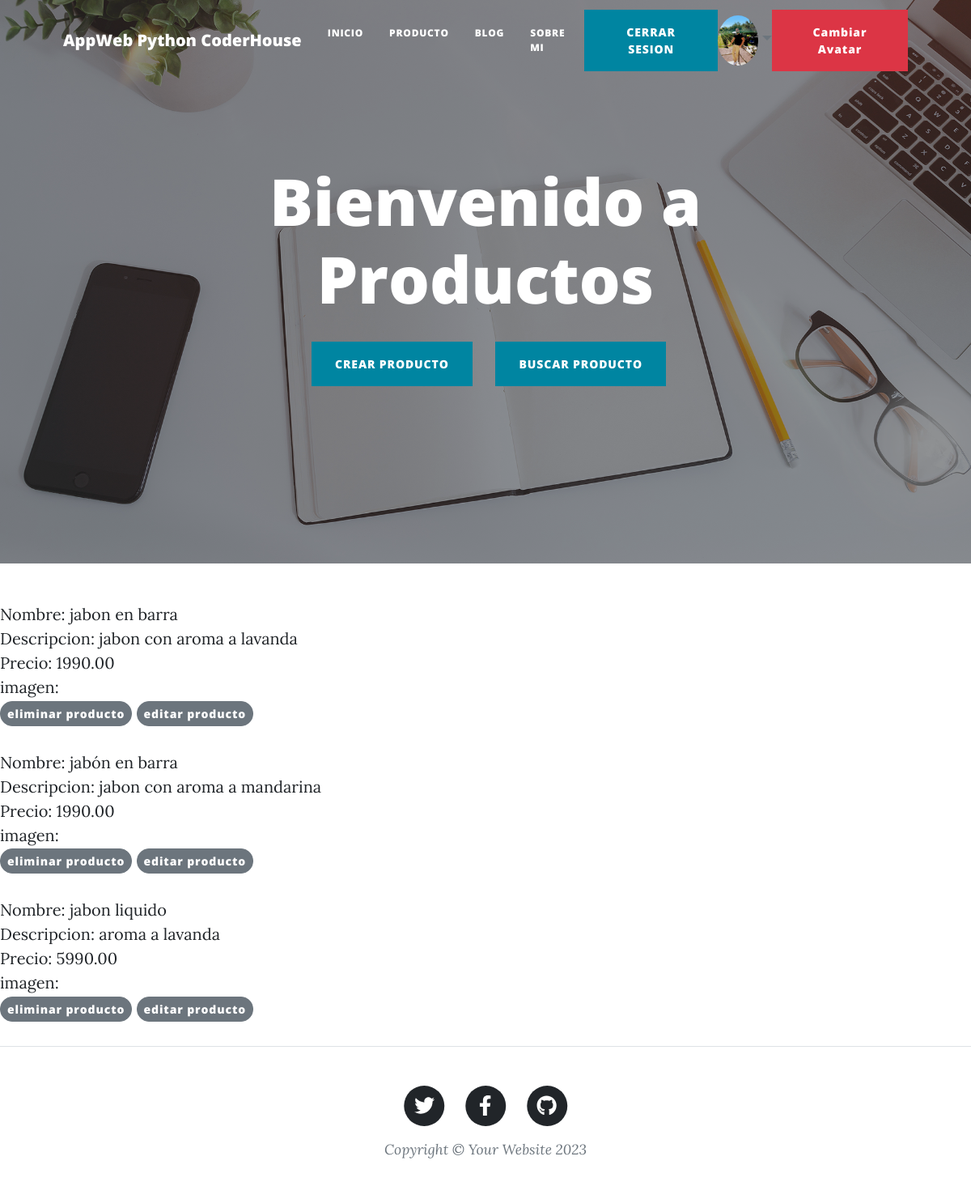
Page /appweb/Producto/ (signed in) on the committed database.
### appweb/models.py (models this page shows, shortened)
class Avatar(models.Model):
    user = models.ForeignKey(User, on_delete=models.CASCADE)
    imagen = models.ImageField(upload_to='avatares', null=True, blank = True)

class Producto(models.Model):
    nombre = models.CharField(max_length=100)
    descripcion = models.TextField()
    precio = models.DecimalField(max_digits=10, decimal_places=2)
    stock = models.PositiveIntegerField()
    imagen = models.ImageField(upload_to='producto', null=True)

### appweb/views.py (the view)
# urls.py: path('Producto/',producto,name="Producto"),
def producto(request):
    todos = Producto.objects.all()
    return render(request, "appweb/producto.html",{"producto": todos})

### appweb/templates/appweb/producto.html
{% extends 'appweb/padre.html' %}
{% block titulo %}
Bienvenido a Productos
<br>
<a class="btn btn-primary text-uppercase ms-2" href="{% url 'registroProducto' %}">Crear Producto</a>
<a class="btn btn-primary text-uppercase ms-2" href="{% url 'buscarProducto' %}">buscar Producto</a>
{% endblock %}
{% block contenido %}
{% for Producto in producto %}
    <li style="list-style: none;">
        Nombre: {{Producto.nombre}} <br> Descripcion: {{Producto.descripcion}} <br> Precio: {{Producto.precio}} <br> imagen: {{Producto.imagen}} <br>
        <a href="{% url 'borrarProducto' Producto.id %}"><button style="border-radius: 15px;" type="button" class="btn btn-secondary btn-sm" >eliminar producto</button></a>
        <a href="{% url 'editarProducto' Producto.nombre %}"><button style="border-radius: 15px;" type="button" class="btn btn-secondary btn-sm" >editar producto</button></a>
    </li>
    <br>
{% endfor %}
{% endblock %}

### appweb/templates/appweb/padre.html (shortened to what this page needs)
<!DOCTYPE html>
<html lang="en">
    <head>
        {% load static %}
        <link href="{% static 'appweb/css/styles.css' %}" rel="stylesheet" />
    </head>
    <body>
        <nav class="navbar navbar-expand-lg navbar-light" id="mainNav">
            <div class="container px-4 px-lg-5">
                <a class="navbar-brand" href="{% url 'Inicio'%}">AppWeb Python CoderHouse</a>
                <div class="collapse navbar-collapse" id="navbarResponsive">
                        <ul class="navbar-nav ms-auto py-4 py-lg-0">
                            <li class="nav-item"><a class="nav-link px-lg-3 py-3 py-lg-4" href="{% url 'Inicio' %}" >Inicio</a></li>
                            <li class="nav-item"><a class="nav-link px-lg-3 py-3 py-lg-4" href="{% url 'Producto' %}">Producto</a></li>
                            <li class="nav-item"><a class="nav-link px-lg-3 py-3 py-lg-4" href="{% url 'agregarComenterio' %}">Blog</a></li>
                            <li class="nav-item"><a class="nav-link px-lg-3 py-3 py-lg-4" href="contact.html">Sobre Mi</a></li>
                        </ul>
                        {% if request.user.is_authenticated %}
                            <a class="btn btn-primary text-uppercase ms-2" href="{% url 'Logout' %}">Cerrar Sesion</a>
                            {% if request.user.avatar_set.exists %}
                                <a class="nav-link dropdown-toggle text-muted waves-effect waves-dark pro-pic" href="" data-toggle="dropdown" aria-haspopup="true" aria-expanded="false"><img  src="{{ request.user.avatar_set.first.imagen.url }}" alt="Avatar de {{ request.user.username }}" class="rounded-circle" width="50"></a>
                                <a class="btn btn-danger" href="{% url 'AgregarAvatar' %}">Cambiar Avatar</a>
                            {% endif %}
                    {% else %}
                    <a class="btn btn-primary text-uppercase ms-2" href="{% url 'Register' %}">Registro</a>
                    <a class="btn btn-primary text-uppercase ms-2" href="{% url 'Login' %}">Iniciar Sesion</a>
                    {% endif %}
                </div>
            </div>
        </nav>
        <header class="masthead" style="background-image: url('assets/img/home-bg.jpg')">
            <div class="container position-relative px-4 px-lg-5">
                <div class="row gx-4 gx-lg-5 justify-content-center">
                    <div class="col-md-10 col-lg-8 col-xl-7">
                        <div class="site-heading">
                            <h1>
                                {% block titulo %}
                                {% endblock %}
                            </h1>
                        </div>
                    </div>
                </div>
            </div>
        </header>
        {% block contenido %}
        {% endblock %}
        <footer class="border-top">
            <div class="container px-4 px-lg-5">
                <div class="row gx-4 gx-lg-5 justify-content-center">
                    <div class="col-md-10 col-lg-8 col-xl-7">
                        <ul class="list-inline text-center">
                            <li class="list-inline-item">
                                <a href="#!">
                                    <span class="fa-stack fa-lg">
                                        <i class="fas fa-circle fa-stack-2x"></i>
                                        <i class="fab fa-twitter fa-stack-1x fa-inverse"></i>
                                    </span>
                                </a>
                            </li>
                            <li class="list-inline-item">
                                <a href="#!">
                                    <span class="fa-stack fa-lg">
                                        <i class="fas fa-circle fa-stack-2x"></i>
                                        <i class="fab fa-facebook-f fa-stack-1x fa-inverse"></i>
                                    </span>
                                </a>
                            </li>
                            <li class="list-inline-item">
                                <a href="#!">
                                    <span class="fa-stack fa-lg">
                                        <i class="fas fa-circle fa-stack-2x"></i>
                                        <i class="fab fa-github fa-stack-1x fa-inverse"></i>
                                    </span>
                                </a>
                            </li>
                        </ul>
                        <div class="small text-center text-muted fst-italic">Copyright &copy; Your Website 2023</div>
                    </div>
                </div>
            </div>
        </footer>
    </body>
</html>

### rows in the picture
Producto: nombre "jabon en barra", descripcion "jabon con aroma a lavanda", precio "1990.00"
Producto: nombre "jabón en barra", descripcion "jabon con aroma a mandarina", precio "1990.00"
Producto: nombre "jabon liquido", descripcion "aroma a lavanda", precio "5990.00"
